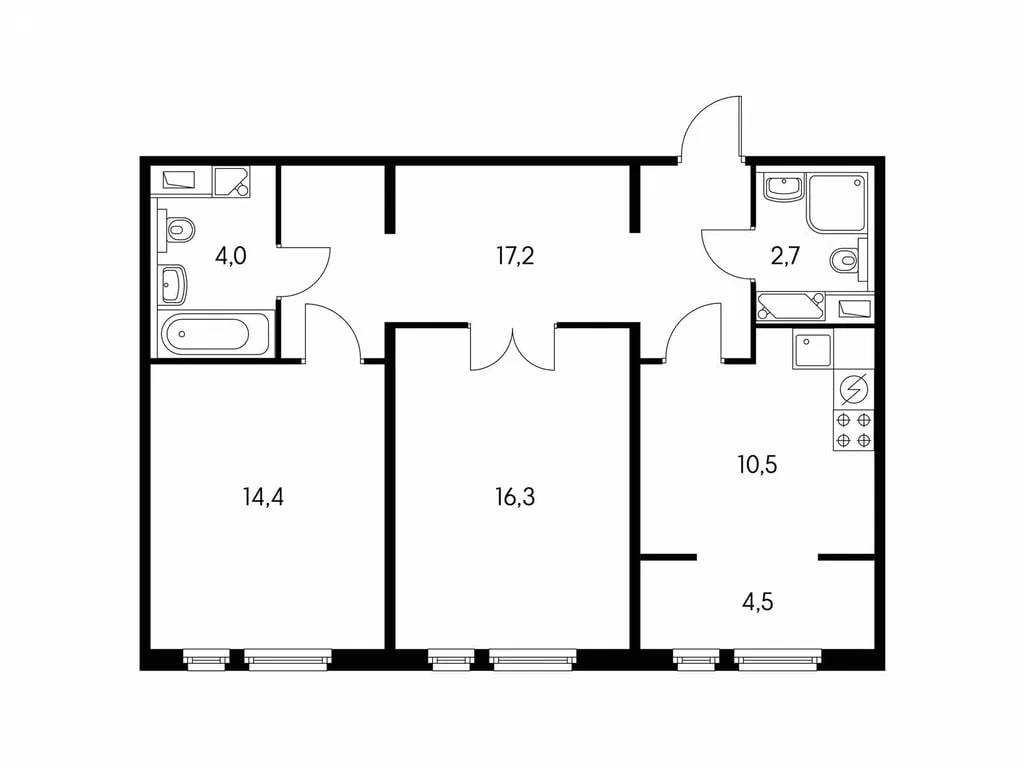
#> input picture apps/api/debug_uploads/plan_1777990160.png, 1024 x 768 px
$ python -i preprocessing.py   (imports and definitions only)
#> lines starting #> are read from the running program, lines starting #| are printed output that depends on the picture; after the words box and inside, x2 and y2 are one past the last pixel; in counts of white or black regions, pixels touching at a corner belong together
"""
Модуль предобработки изображения плана квартиры.

Шаги:
1. Конвертация в grayscale
2. Повышение контраста (CLAHE)
3. Шумоподавление
4. Бинаризация (Otsu)
5. Морфологические операции для выделения стен
6. Удаление текстовых/мебельных артефактов (blob filtering)

Возвращает набор numpy-массивов для последующих детекторов.
"""

from __future__ import annotations

import io
import logging
from dataclasses import dataclass

import cv2
import numpy as np
from PIL import Image

logger = logging.getLogger(__name__)


@dataclass
class PreprocessedPlan:
    original: np.ndarray         # BGR, исходник
    gray: np.ndarray             # grayscale
    enhanced: np.ndarray         # CLAHE enhanced
    binary: np.ndarray           # бинаризованное (стены = 255, фон = 0)
    walls_mask: np.ndarray       # только стены (после morph ops)
    clean: np.ndarray            # без текста и мелких артефактов
    scale_factor: float = 1.0   # если изображение было ресайзнуто
    original_size: tuple[int, int] = (0, 0)  # (width, height)


MAX_DIMENSION = 2048  # ограничиваем размер для скорости CV


# [12 lines left out: functions load_image_from_bytes, load_image_from_file, not called in this run]


def _resize_if_needed(img: np.ndarray) -> tuple[np.ndarray, float]:
    """Уменьшить изображение, если оно слишком большое, сохраняя пропорции."""
    h, w = img.shape[:2]
    max_side = max(h, w)
    if max_side <= MAX_DIMENSION:
        return img, 1.0
    scale = MAX_DIMENSION / max_side
    new_w = int(w * scale)
    new_h = int(h * scale)
    resized = cv2.resize(img, (new_w, new_h), interpolation=cv2.INTER_AREA)
    logger.info(f"Изображение уменьшено: {w}x{h} → {new_w}x{new_h} (scale={scale:.3f})")
    return resized, scale


def _enhance_contrast(gray: np.ndarray) -> np.ndarray:
    """CLAHE: улучшение локального контраста для тёмных чертежей."""
    clahe = cv2.createCLAHE(clipLimit=2.0, tileGridSize=(8, 8))
    return clahe.apply(gray)


def _binarize(enhanced: np.ndarray) -> np.ndarray:
    """
    Адаптивная бинаризация.
    - Сначала пробуем Otsu (хорошо для чистых чертежей)
    - Если Otsu даёт слишком мало стен — переходим к адаптивной
    """
    # Otsu (инвертированный): стены = тёмные линии → после инверсии = 255
    _, binary_otsu = cv2.threshold(
        enhanced, 0, 255, cv2.THRESH_BINARY_INV + cv2.THRESH_OTSU
    )

    wall_ratio = np.sum(binary_otsu > 0) / binary_otsu.size
    if 0.02 < wall_ratio < 0.35:
        # Разумный диапазон для плана
        return binary_otsu

    # Адаптивная — работает лучше на неравномерно освещённых сканах
    binary_adaptive = cv2.adaptiveThreshold(
        enhanced, 255,
        cv2.ADAPTIVE_THRESH_GAUSSIAN_C,
        cv2.THRESH_BINARY_INV,
        blockSize=15, C=8
    )
    return binary_adaptive


def _remove_small_blobs(binary: np.ndarray, min_area: int = 100) -> np.ndarray:
    """
    Удалить маленькие несвязные компоненты:
    - шум
    - цифры площадей (маленькие символы)
    - условные обозначения мебели/сантехники
    """
    nb_components, output, stats, _ = cv2.connectedComponentsWithStats(
        binary, connectivity=8
    )
    cleaned = np.zeros_like(binary)
    for i in range(1, nb_components):
        area = stats[i, cv2.CC_STAT_AREA]
        if area >= min_area:
            cleaned[output == i] = 255
    return cleaned


# [17 lines left out: function _remove_large_blobs, not called in this run]


def _extract_walls_mask(binary: np.ndarray) -> np.ndarray:
    """
    Выделить стены как толстые линии.

    Подход:
    1. Морфологическое закрытие — соединяем разрывы в стенах
    2. Дилатация — немного утолщаем, чтобы связать смежные сегменты
    3. Скелетизация — (опционально) находим центральные линии

    Стены распознаются как линии толщиной > MIN_WALL_THICKNESS пикселей.
    Тонкие линии дверей, окон, подписей фильтруются.
    """
    # Параметры морфологии (подбираются под типичный масштаб чертежа)
    kernel_close = cv2.getStructuringElement(cv2.MORPH_RECT, (3, 3))
    closed = cv2.morphologyEx(binary, cv2.MORPH_CLOSE, kernel_close, iterations=2)

    # Убираем очень тонкие линии (< 2 px) — они не стены
    kernel_erode = cv2.getStructuringElement(cv2.MORPH_RECT, (2, 2))
    eroded = cv2.erode(closed, kernel_erode, iterations=1)
    dilated_back = cv2.dilate(eroded, kernel_erode, iterations=1)

    return dilated_back


def preprocess(image: np.ndarray) -> PreprocessedPlan:
    """
    Полный пайплайн предобработки.

    Args:
        image: BGR numpy array из cv2.imread или load_image_from_bytes

    Returns:
        PreprocessedPlan с набором слоёв для детекторов.
    """
    original_h, original_w = image.shape[:2]

    # 1. Ресайз для скорости
    resized, scale_factor = _resize_if_needed(image)

    # 2. Grayscale
    gray = cv2.cvtColor(resized, cv2.COLOR_BGR2GRAY)

    # 3. Шумоподавление (перед CLAHE — меньше артефактов)
    denoised = cv2.fastNlMeansDenoising(gray, h=7, templateWindowSize=7, searchWindowSize=21)

    # 4. Повышение контраста
    enhanced = _enhance_contrast(denoised)

    # 5. Бинаризация
    binary = _binarize(enhanced)

    # 6. Удаляем мелкий мусор (шум, текст, мебель на плане)
    clean = _remove_small_blobs(binary, min_area=80)

    # 7. Выделяем маску стен (толстые линии)
    walls_mask = _extract_walls_mask(clean)

    h, w = resized.shape[:2]
    logger.info(
        f"Предобработка завершена: {w}x{h}, "
        f"wall_pixels={np.sum(walls_mask > 0)}, "
        f"wall_fraction={np.sum(walls_mask > 0) / (w * h):.3f}"
    )

    return PreprocessedPlan(
        original=resized,
        gray=gray,
        enhanced=enhanced,
        binary=binary,
        walls_mask=walls_mask,
        clean=clean,
        scale_factor=scale_factor,
        original_size=(original_w, original_h),
    )


# [51 lines left out: functions encode_to_base64, draw_debug_overlay, not called in this run]

>>> import cv2
>>> picture = cv2.imread('../../debug_uploads/plan_1777990160.png')
#> picture is the input picture: shape (768, 1024, 3); min 0, max 255, mean 239.1
>>> result = preprocess(picture)
#> in preprocess, `resized, scale_factor = _resize_if_needed(image)`: scale_factor = 1
#> in _binarize, `_, binary_otsu = cv2.threshold( enhanced, 0, 255, cv2.THRESH_BINARY_IN..`:
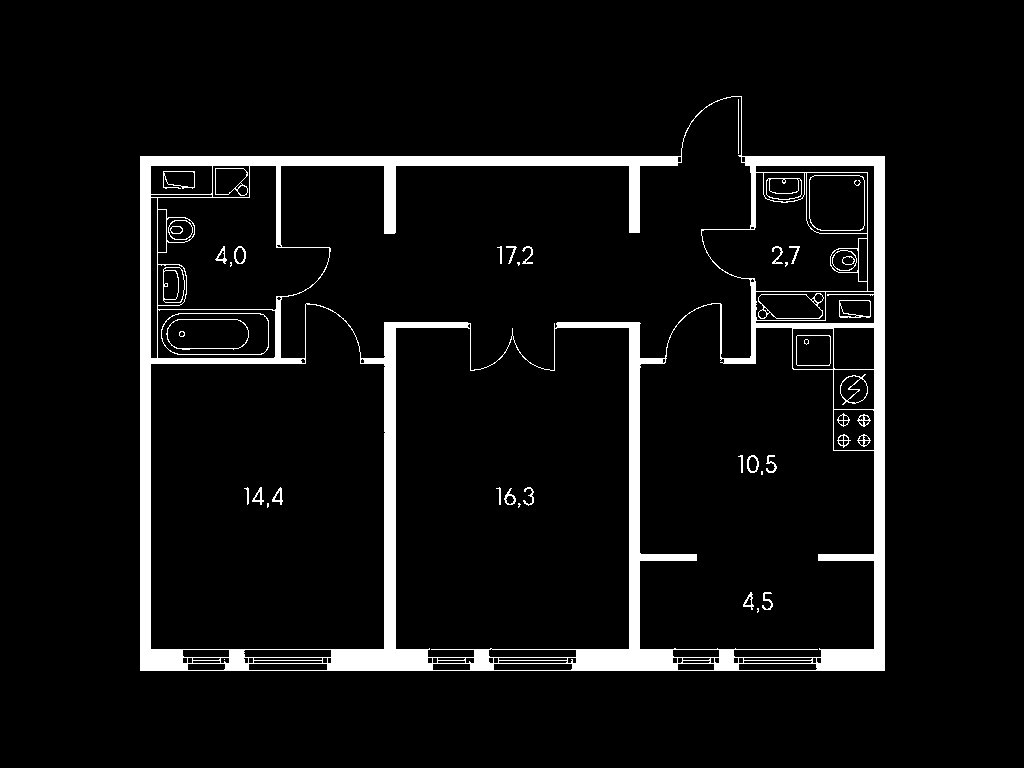
#> binary_otsu: shape (768, 1024); 6.2% white; 50 white regions (11 under 20 px), largest, box (x1, y1, x2, y2) and area: (140, 96, 885, 671) 44587, (161, 313, 269, 355) 280, (758, 293, 824, 319) 227
#> in _binarize, `wall_ratio = np.sum(binary_otsu > 0) / binary_otsu.size`: wall_ratio = 0.0616
#> in _remove_small_blobs, `nb_components, output, stats, _ = cv2.connectedComponentsWithStats( bi..`:
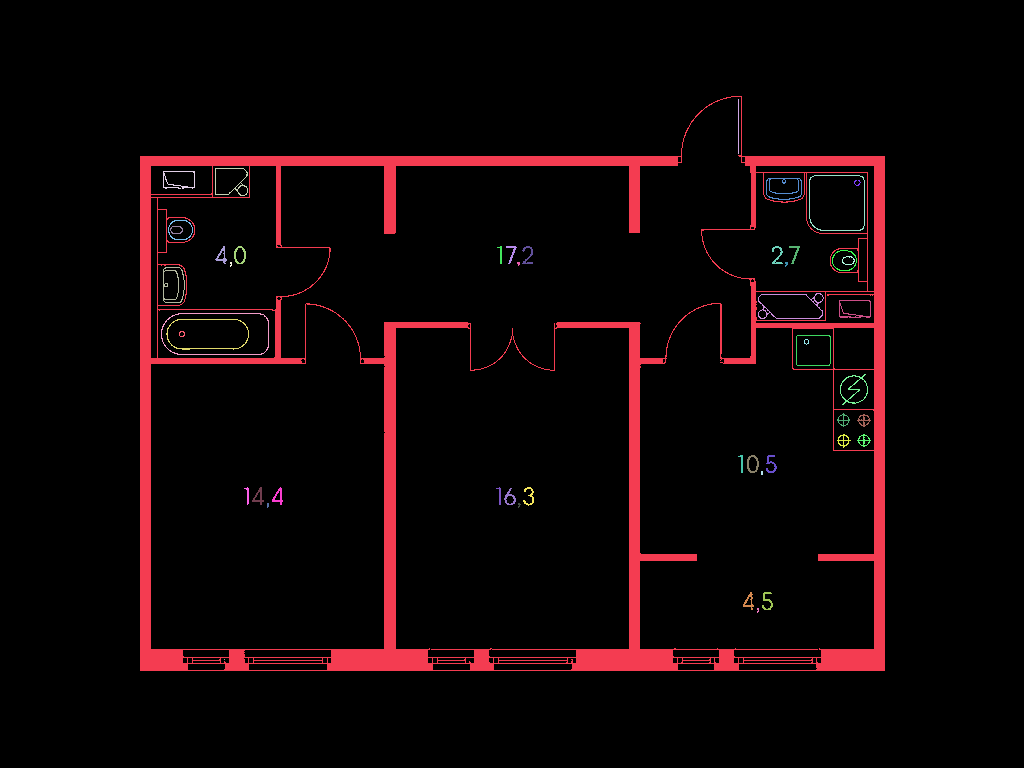
#> output: shape (768, 1024) int32; 51 distinct labels, from 0 to 50; one colour per label, 0 black
#> in _remove_small_blobs, `nb_components, output, stats, _ = cv2.connectedComponentsWithStats( bi..`: nb_components = 51; stats = 51 rows, first 6: [0, 0, 1024, 768, 738022], [140, 96, 745, 575, 44587], [738, 99, 1, 55, 55], [215, 168, 33, 28, 138], [163, 171, 32, 18, 133], [809, 175, 56, 56, 212]
#> the loop in _remove_small_blobs, `for i in range(1, nb_components):` made 50 passes
#> area on passes 1, 2, 3, 4, 5, 6, 8, 9, 10, 11, 12, 13: 44587, 55, 138, 133, 212, 174, 77, 36, 73, 84, 39, 57
#> after the loop in _remove_small_blobs, `for i in range(1, nb_components):`:
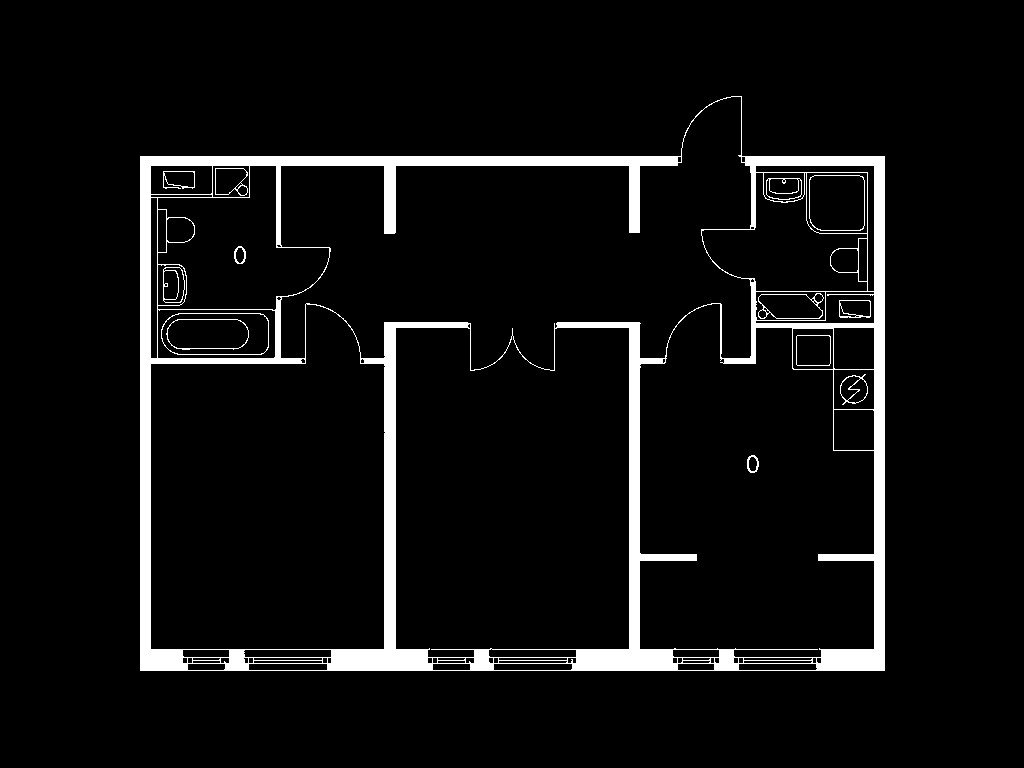
#> cleaned: shape (768, 1024); 5.9% white; 14 white regions, largest, box (x1, y1, x2, y2) and area: (140, 96, 885, 671) 44587, (161, 313, 269, 355) 280, (758, 293, 824, 319) 227
#> in _extract_walls_mask, `closed = cv2.morphologyEx(binary, cv2.MORPH_CLOSE, kernel_close, itera..`: closed: shape (768, 1024); 6.6% white; 4 white regions, box (x1, y1, x2, y2) and area: (140, 96, 885, 671) 51734, (163, 171, 195, 189) 186, (234, 246, 246, 264) 98, (747, 455, 759, 473) 94
#> in _extract_walls_mask, `eroded = cv2.erode(closed, kernel_erode, iterations=1)`:
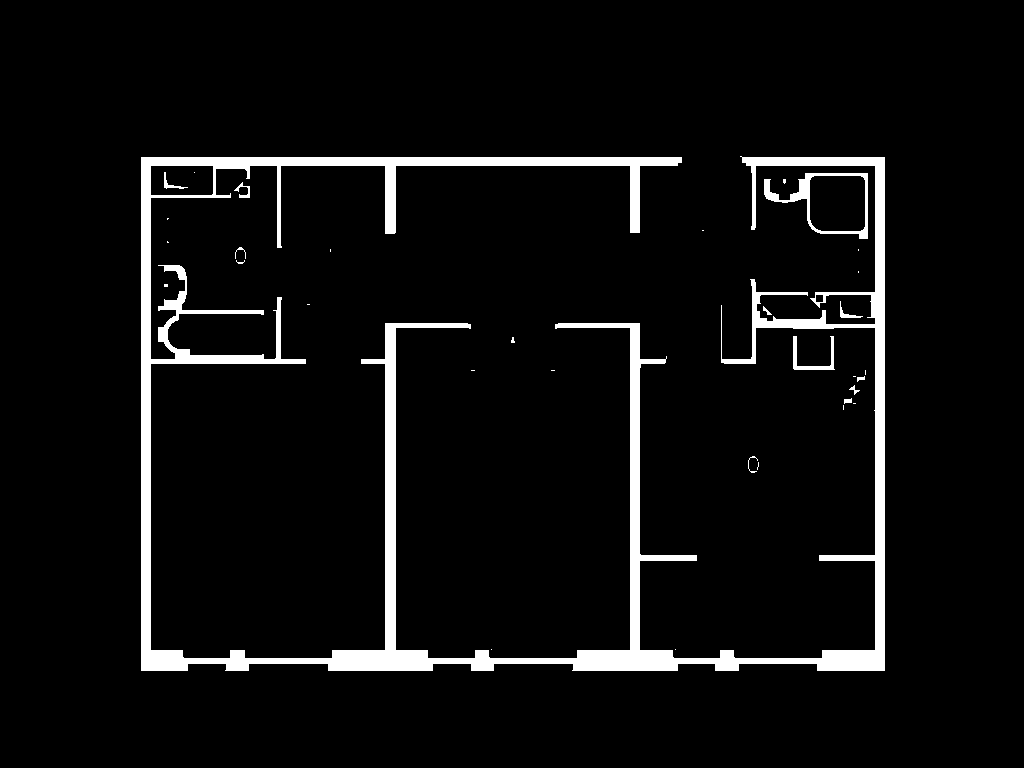
#> eroded: shape (768, 1024); 5.6% white; 33 white regions (21 under 20 px), largest, box (x1, y1, x2, y2) and area: (141, 156, 885, 671) 41543, (764, 173, 868, 239) 1218, (793, 336, 835, 370) 376
#> in _extract_walls_mask, `dilated_back = cv2.dilate(eroded, kernel_erode, iterations=1)`:
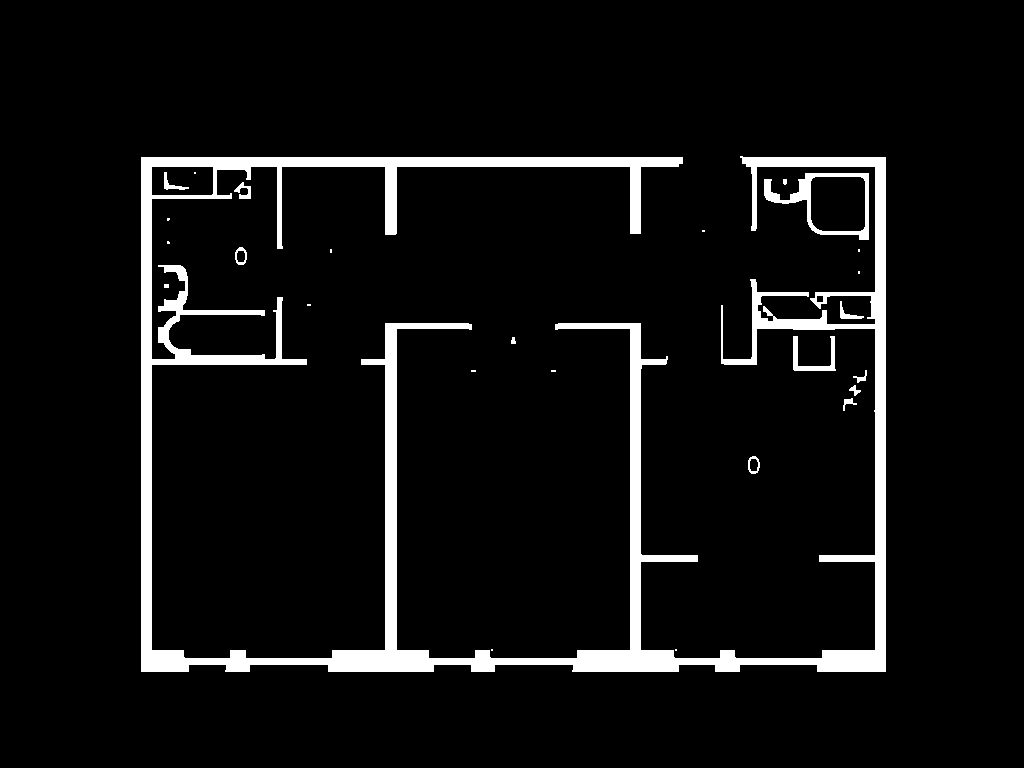
#> dilated_back: shape (768, 1024); 6.3% white; 26 white regions (12 under 20 px), largest, box (x1, y1, x2, y2) and area: (141, 156, 886, 672) 46416, (764, 173, 869, 240) 1525, (793, 336, 836, 371) 484
